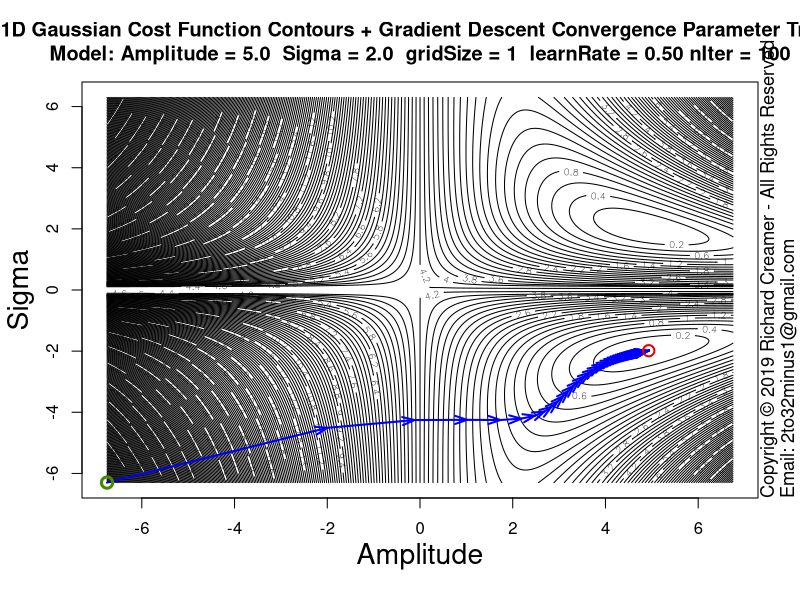

Reproduce this figure in R.
##############################################################
### Copyright (c) Richard Creamer 2019 - All Rights Reserved
### Inquiries: email 2to32minus1@gmail.com
##############################################################

### Globals
fontScale = 1.2    # Global font size variable
lf        = 1.2    # Enlarge font of plot labels
verbose   = FALSE  # Verbose printing
lw        = 2      # Line width
xMargin   = 1      # X-axis margin for plots
yMargin   = 1      # Y-axis margin for plots
de        = 0.01   # Small constant for estimating derivatives numerically
smlPts    = 1      # Small  data point/circle
medPts    = 1.5    # Medium data point/circle
lrgPts    = 2.0    # Large  data point/circle

### Run this function to generate this plot
runFunc = function() {
	dw = 1000
	dh = 750	
	path = "D:/Code/R/LeastSquaresPlay/PlotsAndAssocCode/Plot51/"
	svSize = 1600
	# Learn rate default (0.5) nIter default (100)	
	savePngVerbose( paste(path, "Plot51.png", sep=""), 
					plotGaussianParamStepVectorsEx, w=svSize, h=svSize, un="px", gridSize=1 )	
}

### Plot Gaussian fit step vectors for multiple starting points
plotGaussianParamStepVectorsEx = function( nLevels=250, gridSize=3, learnRate=0.5, nIter=100 ) {
	set.seed( 3 )
	gd = makeGaussianTestData()
	trueS = gd$trueSigma
	trueA = gd$trueAmpl	
	maxA = trueA * 1.5
	minA = -maxA
	maxS = trueS * 3.5
	minS = -maxS
	ampls  = seq( minA * 0.9, maxA * 0.9, length=gridSize )
	sigmas = seq( minS * 0.9, maxS * 0.9, length=gridSize )
	gridAmpls  = seq( minA * 0.9, maxA * 0.9, length=400 )
	gridSigmas = seq( minS * 0.9, maxS * 0.9, length=400 )
	startAmpls = c()
	startSigmas = c()
	endAmpls = c()
	endSigmas = c()
	plotTitle = paste( "1D Gaussian Cost Function Contours + Gradient Descent Convergence Parameter Trails\n",
					   sprintf("Model: Amplitude = %.1f  Sigma = %.1f  gridSize = %d  learnRate = %.2f nIter = %d", 
					   		trueA, trueS, gridSize, learnRate, nIter ), sep="" )
	
	z = getGaussErrorGrid( meanGaussSsdErr, gridAmpls, gridSigmas, gd$x, gd$y )
	contour( gridAmpls, gridSigmas, t(z), nlevels=nLevels, xlab="", ylab="", main=plotTitle )
	addAxisLabels( xLabel="Amplitude", yLabel="Sigma", cexVal=1.7 )
	
	for ( s in sigmas ) {
		for ( a in ampls ) {
			startAmpls[length(startAmpls)+1] = a
			startSigmas[length(startSigmas)+1] = s
			gd$guesses = list( a=a, s=s )
			
			tuple = fitGauss1d( doPlot=FALSE, gd=gd, learnRate=learnRate, nIter=nIter )
			
			aLegs = tuple$amplLegs
			sLegs = tuple$sigmaLegs
			nLegs = length( aLegs )
			endAmpls[length(endAmpls)+1] = aLegs[nLegs]
			endSigmas[length(endSigmas)+1] = sLegs[nLegs]
			for ( j in 2:nLegs ) {
				x1 = aLegs[j-1]
				y1 = sLegs[j-1]
				x2 = aLegs[j]
				y2 = sLegs[j]
				arrows( x1, y1, x2, y2, col="blue", angle=19, lwd=lw, length=0.125 )
			}
		}
	}
	# Draw beg/end circles last (so on top)
	for ( i in 1:length( startAmpls ) ) {
		points( startAmpls[i], startSigmas[i],  col="chartreuse4", cex=1.5, lwd=lw+1 )
		points( endAmpls[i], endSigmas[i],  col="red2", cex=1.5, lwd=lw )
	}
}

### Shared use case Gaussian data set generator used by several cooperating functions
makeGaussianTestData = function( trueAmpl=5, trueSigma=2, aGuess=sqrt(trueAmpl), sGuess=sqrt(trueSigma), nPts=40 ) {
	set.seed( 3 )
	x = seq( -5*trueSigma, 5*trueSigma, length=nPts )
	y = gauss1dFunc( x, trueAmpl, trueSigma ) + rnorm( length(x), sd=0.2 )
	guesses = list( a=aGuess, s=sGuess )
	tuple = list( trueAmpl=trueAmpl, trueSigma=trueSigma, x=x, y=y, nPts=nPts, guesses=guesses )
	return( tuple )
}

### 2D plot error contours for range of Amplitude and Sigma values
### Amplitude maps to x-axis, Sigma maps to y-axis
plotGaussErrorContours = function( nLevels=30, customTitle="", drawGradVecs=FALSE, normGradVecs=TRUE, gd=NULL ) {
	set.seed( 3 )
	if ( is.null( gd ) )
		gd = makeGaussianTestData()
	a = gd$trueAmpl
	s = gd$trueSigma
	x = gd$x
	y = gd$y
	minAmpl  = a * 0.1;	maxAmpl  = a * 1.7
	minSigma = s * 0.1;	maxSigma = s * 1.7
	# Adjust ranges so plot is square
	deltaA = maxAmpl - minAmpl
	deltaS = maxSigma - minSigma
	maxDelta = if ( deltaA > deltaS ) deltaA else deltaS
	if ( deltaA > deltaS ) {
		maxSigma = minSigma + maxDelta
	} else {
		maxAmpl = minAmpl + maxDelta
	}
	nr = 200
	nc = 200
	ampls = seq( minAmpl, maxAmpl, length.out=nc )
	sigmas = seq( minSigma, maxSigma, length.out=nr )
	z = getGaussErrorGrid( meanGaussSsdErr, ampls, sigmas, x, y )
	xLim1 = minAmpl
	xLim2 = maxAmpl
	yLim1 = minSigma
	yLim2 = maxSigma
	plotTitle = ""
	if ( !drawGradVecs ) {
		plotTitle = sprintf( "1D Gaussian Cost Function Contours\nTrue Model: Amplitude = %.1f  Sigma = %.1f (noise added)", a, s )
	} else if ( normGradVecs ) {
		plotTitle = sprintf( "1D Gaussian Cost Function Contours w/Gradient (Unit) Vectors\nTrue Model: Amplitude = %.1f  Sigma = %.1f (noise added)", a, s )
	} else {
		plotTitle = sprintf( "1D Gaussian Cost Function Contours w/Gradient Vectors\nTrue Model: Amplitude = %.1f  Sigma = %.1f (noise added)", a, s )
	}
	if ( customTitle != "" )
		plotTitle = customTitle
	xform = contour( ampls, sigmas, t(z), axes=FALSE, cex.lab=lf, main=plotTitle, asp=1.0,
					 xlab="", ylab="", labcex=1.2, nlevels=nLevels, cex.main=1.3*fontScale, cex.axis=1.3 )
	xAxisMin = ceiling( gpl()$xLim[1] )
	xAxisMax = floor( gpl()$xLim[2] )
	yAxisMin = ceiling( gpl()$yLim[1] )
	yAxisMax = floor( gpl()$yLim[2] )
	axis( side=1, at=xAxisMin:xAxisMax, cex.axis=1.3 )
	axis( side=2, at=yAxisMin:yAxisMax, cex.axis=1.3 )
	addAxisLabels( xLabel="Amplitude", yLabel="Sigma" )
	box()
	xLimits = axisLimits( x )
	yLimits = axisLimits( y )
	lines( c(-1,12), c( s, s ), col="blue", lwd=lw )
	lines( c( a, a), c(-1,10), col="blue", lwd=lw )
	if ( drawGradVecs ) {
		gradPtsX1 = c()
		gradPtsY1 = c()
		gradPtsX2 = c()
		gradPtsY2 = c()
		gridSize=13
		for ( sigma in seq( from=sigmas[2], to=sigmas[length(sigmas)-1], length=gridSize ) ) {
			for ( ampl in seq( from=ampls[2], to=ampls[length(ampls)-1], length=gridSize ) ) {
				gradPtsX1[length(gradPtsX1)+1] = ampl
				gradPtsY1[length(gradPtsY1)+1] = sigma
				da = gaussDeDa( x, y, ampl, sigma )
				ds = gaussDeDs( x, y, ampl, sigma )
				mag = sqrt( da*da + ds*ds )
				if ( normGradVecs ) {
					da = da/mag/4 # hard-coded case-specific scale factor, unit vecs a bit too long for plot
					ds = ds/mag/4
				} else {
					da = da * 0.22 # hard-coded case-specific scale factor
					ds = ds * 0.22
				}
				gradPtsX2[length(gradPtsX2)+1] = ampl  - da
				gradPtsY2[length(gradPtsY2)+1] = sigma - ds
			}
		}
		points( gradPtsX1, gradPtsY1, col="blue", lwd=lw )
		arrows( gradPtsX1, gradPtsY1, gradPtsX2, gradPtsY2, col="blue", lwd=lw, cex=medPts, angle=15, length=0.125 )
	}
}

### Nonlinear least-squares gradient-descent curve fitting for Gaussian
fitGauss1d = function( learnRate = 0.5, nIter=100, nPts=40, drawPointLines=FALSE, doPlot=TRUE, numDerivs=FALSE, plotContours=FALSE, gd=NULL ) {
	set.seed( 3 )
	a = s = x = y = guesses = NULL
	if ( is.null( gd ) )
		gd = makeGaussianTestData()
	a = gd$trueAmpl
	s = gd$trueSigma
	trueAmpl = gd$trueAmpl
	trueSigma = gd$trueSigma
	x = gd$x
	y = gd$y
	nPts=gd$nPts
	guesses = gd$guesses
	aEst = guesses$a
	sEst = guesses$s
	da = 0
	ds = 0
	amplLegs = c( aEst )
	sigmaLegs = c( sEst )
	if ( nIter > 0 ) {
		# Basic implementation of Gradient Descent
		for ( i in 1:nIter ) {
			da = if ( numDerivs ) gaussDeDaNum( x, y, aEst, sEst ) else gaussDeDa( x, y, aEst, sEst )
			ds = if ( numDerivs ) gaussDeDsNum( x, y, aEst, sEst ) else gaussDeDs( x, y, aEst, sEst )
			aEst = aEst - learnRate * da
			sEst = sEst - learnRate * ds
			amplLegs[ length(amplLegs) + 1 ] = aEst
			sigmaLegs[ length(sigmaLegs) + 1 ] = sEst
			if ( verbose )
				print( sprintf( "Mean ABS fit error: %f\n", meanGaussAbsErr( x, y, aEst, sEst ) ) )
		}
	}
	finalMeanAbsFitError = meanGaussAbsErr( x, y, aEst, sEst )
	if ( doPlot) {
		plotTitle = "Gradient Descent Fit 1D Gaussian using Analytic Partial Derivatives"
		if ( numDerivs )
			plotTitle = "Gradient Descent Fit 1D Gaussian using Numerical Est. Partial Derivatives"
		plot( x, y, cex.lab=lf, xlab="", ylab="", main=plotTitle, cex=medPts, lwd=lw+1, cex.main=1.3*fontScale, cex.axis=1.3 )
		addAxisLabels()	
		predX = seq( x[1], x[length(x)], length.out=200 )
		predY = gauss1dFunc( predX, aEst, sEst )
		lines( predX, predY, col="blue", lwd=lw+1 )
		if ( drawPointLines )
			segments( x, y, x, gauss1dFunc( x, aEst, sEst ), col = "red" )
		legText = c()		
		legText[length(legText)+1] = sprintf( "Num Iterations   %d", nIter )
		legText[length(legText)+1] = sprintf( "Learn Rate:      %.3f", learnRate )
		legText[length(legText)+1] = sprintf( "True Amplitude:  %.2f", a )
		legText[length(legText)+1] = sprintf( "True Sigma:      %.2f", s )
		legText[length(legText)+1] = sprintf( "Start Amplitude: %.2f", guesses$a )
		legText[length(legText)+1] = sprintf( "Start Sigma:     %.2f", guesses$s )
		legText[length(legText)+1] = sprintf( "Final Amplitude: %.2f", aEst )
		legText[length(legText)+1] = sprintf( "Final Sigma:     %.2f", sEst )
		legText[length(legText)+1] = sprintf( "Mean ABS Error:  %.2f", meanGaussAbsErr( x, y, aEst, sEst ) )
		legLtys = seq( from=0, to=0, length=length(legText) )
		parSave = par( family="mono", font=2 )		
		legend( "topleft", inset=c(0,0), legend=legText, lty=legLtys, box.col="transparent", cex=1.3*fontScale, bg="transparent" )
		par( parSave )
	}
	if ( plotContours ) {
		plotGaussErrorContours( gd=gd )
		lines( amplLegs, sigmaLegs, col="red", lwd=lw )
	}
	return( list( x=x, y=y, a=aEst, s=sEst, meanAbsFitError=finalMeanAbsFitError, amplLegs=amplLegs, sigmaLegs=sigmaLegs, lr=learnRate ) )
}

### Compute mean SSD Gaussian cost function over a grid of Amplitude and Sigma values
### Note: returned matrix may need to be transposed for some functions such as contour()
### TODO: Try to use outer()
getGaussErrorGrid = function( errorFunc, ampls, sigmas, x, y ) {
	nr = length( sigmas )
	nc = length( ampls )
	z = matrix( nrow=nr, ncol=nc )	
	for ( row in 1:nr ) {     # loop over y-coordinates (sigma)
		sigma = sigmas[row]
		for ( col in 1:nc ) { # loop over x-coordinates (amplitude)
			ampl = ampls[col]
			z[row, col] = errorFunc( x, y, a=ampl, sigma=sigma )
		}
	}
	return( z )
}

### 1D Gaussian
gauss1dFunc = function( x, a, sigma ) {
	return( a * exp( -0.5 * (x/sigma)^2 ) )
}

### Gaussian error/cost function - abs() of line lengths (not squared)
meanGaussAbsErr = function( x, y, a, sigma ) {
	return( (1/length(x)) * sum( abs(gauss1dFunc( x, a, sigma ) - y) ) )
}

### Gaussian error/cost function - SSD
meanGaussSsdErr = function( x, y, a, sigma ) {
	return( (1/length(x)) * sum( (gauss1dFunc( x, a, sigma ) - y)^2 ) )
}

### Analytical/exact partial derivative of error/cost function wrt Amplitude
gaussDeDa = function( x, y, a, sigma ) {
	term1 = sum( gauss1dFunc(x, a, sigma) * exp( -0.5 * (x/sigma)^2) )
	term2 = sum( y * exp( -0.5 * (x/sigma)^2) )
	return( 2 * ( term1 - term2 )/length(x) )
}

### Analytical/exact partial derivative of error/cost function wrt Sigma
gaussDeDs = function( x, y, a, sigma ) {
	v = 2*a/sigma^3
	term1 = sum( gauss1dFunc(x, a, sigma) * x^2 * exp( -0.5 * (x/sigma)^2) )
	term2 = sum( x^2 * y * exp( -0.5 * (x/sigma)^2) )
	return( v * ( term1 - term2 )/length(x) )
}

### Numerical estimation of partial derivative of error/cost function wrt Amplitude
gaussDeDaNum = function( x, y, a, sigma ) {
	e1 = meanGaussSsdErr( x, y, a, sigma )
	e2 = meanGaussSsdErr( x, y, a + de, sigma )
	return( (e2 - e1)/de )
}

### Numerical estimation of partial derivative of error/cost function wrt Sigma
gaussDeDsNum = function( x, y, a, sigma ) {
	e1 = meanGaussSsdErr( x, y, a, sigma )
	e2 = meanGaussSsdErr( x, y, a, sigma + de )
	return( (e2 - e1)/de )
}

### Get Plot Limits : gpl()$xLim[1] --> left x-coord
gpl = function() {
	u = par( "usr" )
	return( list( xLim=u[1:2], yLim=u[3:4] ) )
}

### Compute plot axis limits to fit range of data
axisLimits = function( v, margin=0 ) {
	lowerLimit = floor( min(v) ) - margin
	upperLimit = ceiling( max(v) ) + margin
	c( lowerLimit, upperLimit )
}

### Convience method to add x/y axis labels
addAxisLabels = function( xLabel="x", yLabel="y", cexVal=1.3 ) {
	mtext( text=xLabel, side=1, line=2.5, cex=cexVal )
	mtext( text=yLabel, side=2, line=2.5, cex=cexVal )
}

### Save to PNG file, specify width and height
savePngVerbose = function( path, plotFunc, w=512, h=512, un="px", doCopyright=TRUE, ... ) {
	png( filename = path, type="cairo", units=un, width=w, height=h, pointsize=12, res=96 )
	plotFunc( ... )
	if ( doCopyright )
		addCopyright()
	dev.off()
}

### Add copyright notice to plot via text()
addCopyright = function() {
	mtext( "Copyright \uA9 2019 Richard Creamer - All Rights Reserved", side=4, line=0, adj=0, cex=1.1 )
	mtext( "Email: 2to32minus1@gmail.com", side=4, line=1, adj=0, cex=1.1 )
}

runFunc()
